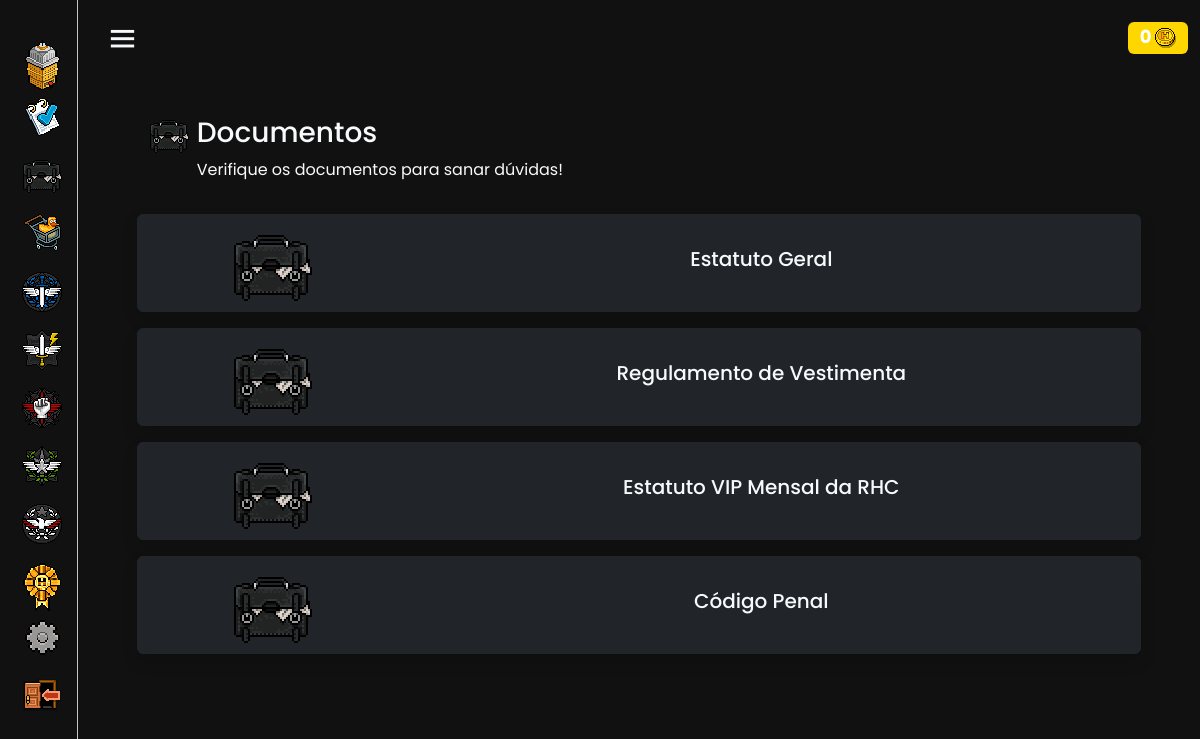
Screenshot of /system/documentos/ (signed in) with the database file from the repository.
### ControleDeAcesso/models.py (models this page shows, shortened)
class PolicialUsuario(AbstractUser):
    username = models.CharField(
        _('username'),
        max_length=150,
        unique=True,
        validators=[RegexValidator(
            regex=r'^[a-zA-Z0-9@_:.,\-!=]+$',
            message=_('Enter a valid username. This value may contain only letters (uppercase and lowercase), numbers, @, :, -, and _ characters.'),
            code='invalid_username',
        )],
        help_text=_('150 characters or fewer. Letters (uppercase and lowercase), digits, @, :, -, and _ only.'),
    )
    patente = models.CharField(choices=CARGOS, blank=False, null=False, max_length=50, default='Agente')
    moedas = models.IntegerField(default=0, editable=True)
    ultimo_acesso = models.DateTimeField(null=True, blank=True)
    objects = CustomUserManager()
    patente_order = models.IntegerField(default=0, editable=False)
    slug = models.SlugField(unique=True, blank=True, null=True)
    status = models.CharField(choices=STATUS, blank=False, null=False, max_length=50, default='Ativo')

### System/models.py (models this page shows, shortened)
class Documentos(models.Model):
    solicitante = models.ForeignKey(get_user_model(), on_delete=models.CASCADE,blank=True, null=True, related_name='solicitantedocumentos')
    titulo = models.TextField(blank=False, null=True, max_length=30)
    documentos = CKEditor5Field('Documentos', config_name='extends', default=' ')
    datatime = models.DateTimeField(default=timezone.now)

### System/views.py (the view)
# urls.py: path('documentos/', DocumentosView.as_view(), name='Documentos'),
class DocumentosView(LoginRequiredMixin, ListView):
    model = Documentos
    template_name = 'Documentos.html'
    context_object_name = 'Documentos'
    def get_context_data(self, **kwargs):
        context = super().get_context_data(**kwargs)
        context["alistados"] = PolicialUsuario.objects.order_by('-id')[:5]
        return context

### Templates/Documentos.html (shortened to what this page needs)
{% extends "Index.html" %}
{% load static %}
{% block main %}
<div class="container mt-3 mb-3 m-auto text-light">
    <div class='row'>
        <div class=" m-auto col-11">
            <div class="container d-flex mt-4">
                <div>
                  <img class="px" src="{% static 'bolsa2.gif'%}" alt="">
                  </div>
                <div class="ms-2">
                <h3>Documentos</h3>
                <p> Verifique os documentos para sanar dúvidas! </p>
                </div>
              </div>
              {% for documento in Documentos %}
                <a class="btn bg-pt btn-dark mb-3 col-12 shadow" data-bs-toggle="collapse" href="#{{documento.pk}}" role="button" aria-expanded="false" aria-controls="{{documento.pk}}">
                    <div class="d-flex">
                        <div class="col-3 mt-md-3 mt-5 mb-2">
                            <div class="rounded-circle mb-md-0 mb-sm-4 mx-auto px" style="background: url({% static 'bolsa2.gif' %}) center center no-repeat; width: 60px; height: 60px;transform: scale(2.0);">
                            </div>
                        </div>
                        <div class="col-9 m-auto">
                            <div class="container text-light">
                                <h5>{{documento.titulo}}</h5>
                              </div>
                        </div>
                    </div>
                </a>
              {% endfor %}
        </div>
    </div>
  </div>
{% endblock main %}

### Templates/Index.html (shortened to what this page needs)
{% load static %}
<html lang="en">
<head>
    <link href="{% static 'mode/style.css' %}" rel="stylesheet">
    <link href="/static/django_ckeditor_5/dist/styles.css" media="all" rel="stylesheet">
    <link rel="stylesheet" href="https://cdnjs.cloudflare.com/ajax/libs/font-awesome/6.4.0/css/all.min.css" />
    <link href='https://unpkg.com/boxicons@2.0.7/css/boxicons.min.css' rel='stylesheet'>
    <link href="https://cdn.jsdelivr.net/npm/bootstrap@5.3.3/dist/css/bootstrap.min.css" rel="stylesheet">
    <body style="background-color: #111111;">
        <div class="sidebar close">
          <div class="logo-details">
        </div>
          <ul class="nav-links">
            <li>
              <a href="{% url "PainelPrincipal" %}">
                <i class='bx'>
                  <img class="px" width="35px" src="{% static "home.gif" %}" alt="">
                </i>
              </a>
            </li>
            <li class="mt-2">
              <div class="iocn-link">
                <a href="#">
                  <i class='bx'>
                    <img class="px" width="35px" src="{% static "relatorio.png" %}" alt="">
                  </i>
                </a>
              </div>
            </li>
            <li class="mt-2">
              <div class="iocn-link">
                <a href="#">
                  <i class='bx'>
                    <img class="px" width="40px" src="{% static "bolsa2.gif" %}" alt="">
                  </i>
                </a>
              </div>
            </li>
            <li class="mt-2">
              <div class="iocn-link">
                <a href="#">
                  <i class='bx'>
                    <img class="px" width="37px" src="{% static "loja.png" %}" alt="">
                  </i>
                </a>
              </div>
            </li>
            {% if GuiaDpE or MinistroDpE or STAFF %}
            <li class="mt-2">
              <div class="iocn-link">
                <a href="#">
                  <i class='bx'>
                    <img class="px" width="40px" src="{% static "dpe.gif" %}" alt="">
                  </i>
                </a>
              </div>
            </li>
            {% endif %}
            {% if STAFF or MEMBRODPL or LDPL or MINISTRODPL %}
            <li class="mt-2">
              <div class="iocn-link">
                <a href="#">
                  <i class='bx'>
                    <img class="px" width="40px" src="{% static "dpl.gif" %}" alt="">
                  </i>
                </a>
              </div>
            </li>
            {% endif %}
            {% if STAFF or MEMBRODPO or LDPO or MINISTRODPO %}
            <li class="mt-2">
              <div class="iocn-link">
                <a href="#">
                  <i class='bx'>
                    <img class="px" width="40px" src="{% static "dpo.gif" %}" alt="">
                  </i>
                </a>
              </div>
            </li>
            {% endif %}
            {% if STAFF or Analista or LDRH or MINISTRODRH %}
            <li class="mt-2">
              <div class="iocn-link">
                <a href="#">
                  <i class='bx'>
                    <img class="px" width="40px" src="{% static "drh.gif" %}" alt="">
                  </i>
                </a>
              </div>
            </li>
            {% endif %}
            <li class="mt-2">
              <div class="iocn-link">
                <a href="#">
                  <i class='bx'>
                    <img class="px" width="40px" src="{% static "jn.gif" %}" alt="">
                  </i>
                </a>
              </div>
            </li>
            {% if STAFF %}
            <li class="mt-2">
              <div class="iocn-link">
                <a href="#">
                  <i class='bx'>
                    <img class="px" width="50px" src="{% static "staff.gif" %}" alt="">
                  </i>
                </a>
              </div>
            </li>
            {% endif %}
            <li class="mt-2">
              <div class="iocn-link">
                <a href="#">
                  <i class='bx'>
                    <img class="px" width="35px" src="{% static "config.png" %}" alt="">
                  </i>
                </a>
              </div>
            </li>
              <li class="mt-2">
                <a href="{% url "Logout" %}">
                  <i class='bx'>
                    <img class="px" width="40px" src="{% static "logout.png" %}" alt="">
                  </i>
                </a>
              </li>
      </ul>
        </div>
        <section class="home-section">
          <nav class="navbar bg-nav">
            <div class="container-fluid">
                <div class="home-content">
                  <i class='bx bx-menu text-light' ></i>
                </div>
                <div class="d-flex">
                  <div class="container mt-2 me-2">
                    <h4><span class="badge" style="background-color: gold; position: relative; left: 20px;">{{request.user.moedas}}  <img src="{% static 'coin.png' %}" alt="">
                    </span></h4>
                </div>
            </div>
          </div>
          </nav>
          {% block main %}
          {% endblock main %}
        </section>
      </body>
</html>

### Arquivos/mode/style.css (style rules this page uses)
* { margin: 0; padding: 0; box-sizing: border-box; font-family: 'Poppins', sans-serif; }
.px { image-rendering: pixelated; image-rendering: -o-crisp-edges; image-rendering: -moz-crisp-edges; image-rendering: crisp-edges; }
.bg-nav { background-color: #111111; }
.sidebar { position: fixed; top: 0; left: 0; height: 100%; width: 260px; background-color: #111111; border-right: solid #c6c4c4 1px; border-left: solid #111111 3px; z-index: 100; transition: all 0.5s ease; }
.sidebar.close { width: 78px; background: #111111; transition: all 0.4s ease; }
.sidebar .logo-details { background-color: #111111; height: 170px; width: 100%; position: relative; top: -10px; transition: all 0.4s ease; }
.sidebar.close .logo-details { background-color: #111111; height: 80px; width: 100%; position: relative; top: -10px; }
.sidebar .nav-links { height: 100%; padding: 10px 0 150px 0; overflow: auto; }
.sidebar.close .nav-links { overflow: auto; position: relative; top: -50px; }
.sidebar .nav-links li { position: relative; list-style: none; transition: all 0.4s ease; }
.sidebar .nav-links li .iocn-link { display: flex; align-items: center; justify-content: space-between; }
.sidebar.close .nav-links li .iocn-link { display: block }
.sidebar .nav-links li i { height: 50px; min-width: 78px; text-align: center; line-height: 50px; color: #fff; font-size: 20px; cursor: pointer; transition: all 0.3s ease; }
.sidebar .nav-links li a { display: flex; align-items: center; text-decoration: none; }
.home-section { background-color: #111111; position: relative; left: 260px; width: calc(100% - 260px); transition: all 0.5s ease; }
.sidebar.close ~ .home-section { left: 78px; width: calc(100% - 78px); }
.home-section .home-content { height: 60px; display: flex; align-items: center; }
.home-section .home-content .bx-menu, .home-section .home-content .text { color: #11101d; font-size: 35px; }
.home-section .home-content .bx-menu { margin: 0 15px; cursor: pointer; }

### rows the page displays
PolicialUsuario: user.moedas "0"
Documentos: titulo "Estatuto Geral"
Documentos: titulo "Regulamento de Vestimenta"
Documentos: titulo "Estatuto VIP Mensal da RHC"
Documentos: titulo "Código Penal"
